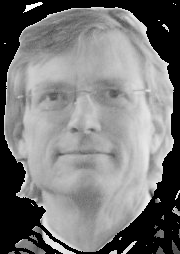
%> input picture robot.png, 180 x 254 px
$ octave eight_sensor_robot.m   (GNU Octave 9; MATLAB toolbox functions it lacks are replaced by stand-ins)
%> lines starting %> are read from the running program, lines starting %| are printed output that depends on the picture
### src/robot/init_robot.m
function [ robot ] = init_robot( sampling_interval, sensor_num, max_range, measurement_variance, control_variance)
%> called with sampling_interval = 0.5, sensor_num = 8, max_range = 2
%INIT_ROBOT Initializes the robot and its sensors

if nargin < 4
    measurement_variance = 0;
    control_variance = diag([0 0]);
end

robot.sampling_interval = sampling_interval;
robot.max_range = max_range;
robot.measurement_variance = measurement_variance;
robot.control_variance = control_variance;

robot.sensors = [];
angles = linspace(0,2*pi,sensor_num + 1);
for i=1:sensor_num
    robot.sensors = [ robot.sensors; max_range.*[cos(angles(i)) sin(angles(i))] ];
end

### src/robot/plot_robot.m
function [ ] = plot_robot( robot, state, measurement, sensor_lines, siz, col )
%> called with state = [1 1 0.3], measurement = [1 2 1.5 2 0.3 0.3 0.3 0.4], sensor_lines = true
%plot_robot Plots the robot with different verbosities
%   robot the robot to be plotted
%   state the current state of the robot
%   optional: measurement vector to plot, leave empty if not wanted
%   optional: sensor_lines, boolean draw lines representing the beams of the sensors

% check number of arguments
if nargin < 3
    col = [1,0,0];
    measurement = [];
    draw_sensors = false;
elseif nargin < 4
    sensor_lines = false;
    draw_sensors = false;
elseif nargin < 5
    siz = 20;
    draw_sensors = true;
    col = [1,0,0];
elseif nargin < 6
    col = [1,0,0];
    draw_sensors = true;
else
    draw_sensors = true;
end


hold on


% plot the sensor beams
if draw_sensors
    sensor_num = size(robot.sensors,1);
    rotated_sensors = robot.sensors*[cos(state(3)) sin(state(3)); -sin(state(3)) cos(state(3))];
    shifted_sensor_ends = rotated_sensors + state(1:2);
    % if wanted plot the sensor beams
    if sensor_lines
        for i=1:sensor_num
            line([state(1); shifted_sensor_ends(i, 1)], [state(2); shifted_sensor_ends(i, 2)], 'Color','black','LineStyle','--');
        end
    end
    if size(measurement,2) >= 1
        measured_sensor_ends = rotated_sensors .*measurement'./robot.max_range + state(1:2);
        for i=1:sensor_num
            line([state(1); measured_sensor_ends(i, 1)], [state(2); measured_sensor_ends(i, 2)], 'Color','green');
        end
    end
end

% draw the robot
line([state(1) state(1)+0.25*cos(state(3))], [state(2) state(2)+0.25*sin(state(3))],'Color',col);
plot(state(1), state(2), '.','MarkerSize',siz,'Color',col);

 ax = gca;

[john, map, alpha] = imread('robot.png');
%> john is the input picture: size 254x180x3 uint8; min 0, max 255, mean 121.5
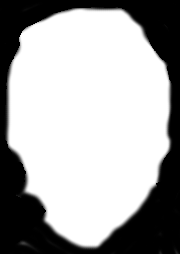
%> alpha: size 254x180 uint8; min 0, max 255, mean 167.8
%> map = []
AxesHandle=findobj(gcf,'Type','axes');
curaxes = plotboxpos(AxesHandle);
axes('position',[(state(1)-0.5)/diff(xlim)*curaxes(3)+curaxes(1), (state(2)-0.65)/diff(ylim)*curaxes(4)+curaxes(2), size(john,2)/max(size(john))*curaxes(3)/10,  size(john,1)/max(size(john))*curaxes(4)/10]);
f = imshow('robot.png');
set(f, 'AlphaData', alpha);

hold off

% axes(ax)

end

### src/extra_functions/plotboxpos.m
function pos = plotboxpos(h)
%PLOTBOXPOS Returns the position of the plotted axis region
%
% pos = plotboxpos(h)
%
% This function returns the position of the plotted region of an axis,
% which may differ from the actual axis position, depending on the axis
% limits, data aspect ratio, and plot box aspect ratio.  The position is
% returned in the same units as the those used to define the axis itself.
% This function can only be used for a 2D plot.
%
% Input variables:
%
%   h:      axis handle of a 2D axis (if ommitted, current axis is used).
%
% Output variables:
%
%   pos:    four-element position vector, in same units as h

% Copyright 2010 Kelly Kearney

% Check input

if nargin < 1
    h = gca;
end

if ~ishandle(h) || ~strcmp(get(h,'type'), 'axes')
    error('Input must be an axis handle');
end

% Get position of axis in pixels

currunit = get(h, 'units');
set(h, 'units', 'pixels');
axisPos = get(h, 'Position');
set(h, 'Units', currunit);

% Calculate box position based axis limits and aspect ratios

darismanual  = strcmpi(get(h, 'DataAspectRatioMode'),    'manual');
pbarismanual = strcmpi(get(h, 'PlotBoxAspectRatioMode'), 'manual');

if ~darismanual && ~pbarismanual

    pos = axisPos;

else

    xlim = get(h, 'XLim');
    ylim = get(h, 'YLim');

    % Deal with axis limits auto-set via Inf/-Inf use

    if any(isinf([xlim ylim]))
        hc = get(h, 'Children');
        hc(~arrayfun( @(h) isprop(h, 'XData' ) & isprop(h, 'YData' ), hc)) = [];
        xdata = get(hc, 'XData');
        if iscell(xdata)
            xdata = cellfun(@(x) x(:), xdata, 'uni', 0);
            xdata = cat(1, xdata{:});
        end
        ydata = get(hc, 'YData');
        if iscell(ydata)
            ydata = cellfun(@(x) x(:), ydata, 'uni', 0);
            ydata = cat(1, ydata{:});
        end
        isplotted = ~isinf(xdata) & ~isnan(xdata) & ...
                    ~isinf(ydata) & ~isnan(ydata);
        xdata = xdata(isplotted);
        ydata = ydata(isplotted);
        if isempty(xdata)
            xdata = [0 1];
        end
        if isempty(ydata)
            ydata = [0 1];
        end
        if isinf(xlim(1))
            xlim(1) = min(xdata);
        end
        if isinf(xlim(2))
            xlim(2) = max(xdata);
        end
        if isinf(ylim(1))
            ylim(1) = min(ydata);
        end
        if isinf(ylim(2))
            ylim(2) = max(ydata);
        end
    end

    dx = diff(xlim);
    dy = diff(ylim);
    dar = get(h, 'DataAspectRatio');
    pbar = get(h, 'PlotBoxAspectRatio');

    limDarRatio = (dx/dar(1))/(dy/dar(2));
    pbarRatio = pbar(1)/pbar(2);
    axisRatio = axisPos(3)/axisPos(4);

    if darismanual
        if limDarRatio > axisRatio
            pos(1) = axisPos(1);
            pos(3) = axisPos(3);
            pos(4) = axisPos(3)/limDarRatio;
            pos(2) = (axisPos(4) - pos(4))/2 + axisPos(2);
        else
            pos(2) = axisPos(2);
            pos(4) = axisPos(4);
            pos(3) = axisPos(4) * limDarRatio;
            pos(1) = (axisPos(3) - pos(3))/2 + axisPos(1);
        end
    elseif pbarismanual
        if pbarRatio > axisRatio
            pos(1) = axisPos(1);
            pos(3) = axisPos(3);
            pos(4) = axisPos(3)/pbarRatio;
            pos(2) = (axisPos(4) - pos(4))/2 + axisPos(2);
        else
            pos(2) = axisPos(2);
            pos(4) = axisPos(4);
            pos(3) = axisPos(4) * pbarRatio;
            pos(1) = (axisPos(3) - pos(3))/2 + axisPos(1);
        end
    end
end

% Convert plot box position to the units used by the axis

hparent = get(h, 'parent');
hfig = ancestor(hparent, 'figure'); % in case in panel or similar
currax = get(hfig, 'currentaxes');

temp = axes('Units', 'Pixels', 'Position', pos, 'Visible', 'off', 'parent', hparent);
set(temp, 'Units', currunit);
pos = get(temp, 'position');
delete(temp);

set(hfig, 'currentaxes', currax);

### src/robot/example_scripts/eight_sensor_robot.m
%% initializes a robot with 8 sensors of 2m range and a sampling frequency of 500ms

robot = init_robot(0.5, 8, 2);

%%test simple robot plotting
figure
axis([0 5 0 5]);
axis equal
plot_robot(robot, [1, 1, 0.3], [1 2 1.5 2 0.3 0.3 0.3 0.4], true);
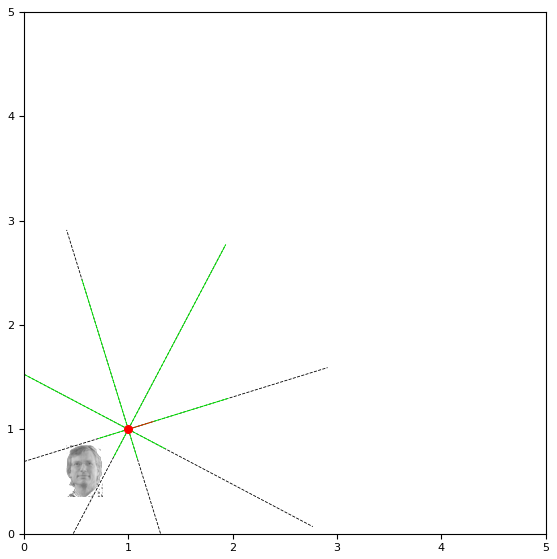
%> figure redrawn from the program's plot data, 2 panels
